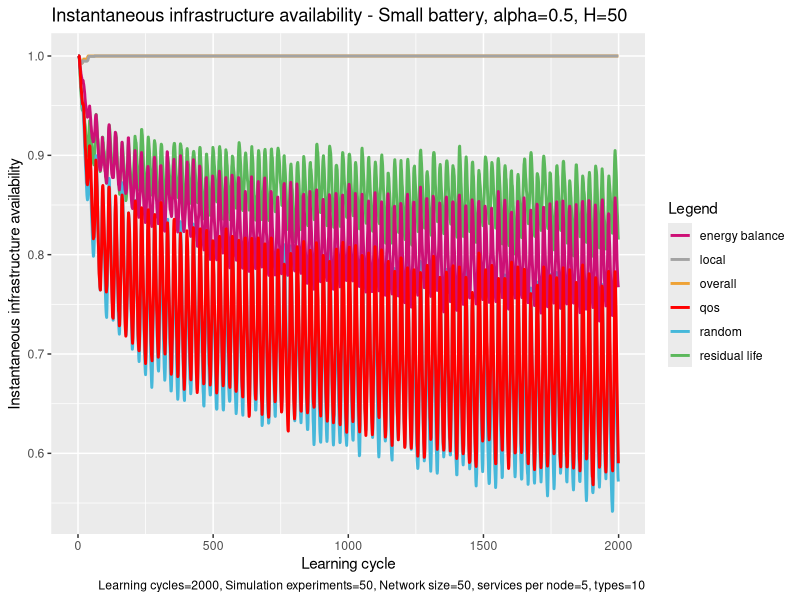

Recreate this plot in R.
# execute all lines: ctrl + shift + enter

library(ggplot2)

# set working directory here
setwd(dirname(rstudioapi::getSourceEditorContext()$path))

overall <- read.table("exp_assembly_overall_energy_template.txt", 
                      header = F,
                      sep = " ",
                      col.names= c("overallx", "overally")
)

random <- read.table("exp_assembly_random.txt", 
                     header = F,
                     sep = " ",
                     col.names= c("randomx", "randomy")
)

res <- read.table("exp_assembly_residual_life_template.txt", 
                  header = F,
                  sep = " ",
                  col.names= c("resx","resy")
)

local <- read.table("exp_assembly_local_energy_template.txt", 
                    header = F,
                    sep = " ",
                    col.names= c("locx","locy")
)

learning <- read.table("exp_assembly_fair_energyBP.txt", 
                          header = F,
                          sep = " ",
                          col.names= c("enx","eny")
)

qos <- read.table("exp_assembly_QoS.txt", 
                       header = F,
                       sep = " ",
                       col.names= c("qosx","qosy")
)


overall_x <- overall$overallx
overall_y <- overall$overally

random_y <- random$randomy
res_y <- res$resy
local_y <- local$locy
energyAware_y <- learning$eny
qos_y <- qos$qosy

head(overall)

colors <- c("overall" = "#EEA236", "residual life" = "#5CB85C", "random" = "#46B8DA", "local"="gray64", "energy balance"="deeppink3", "qos"="#FF0000")

ggplot(data=local, aes(x=overall_x, col = group)) + 
  
  geom_line(aes(y = overall_y, color = "overall"), size = 1) +
  geom_line(aes(y = res_y, color = "residual life"), size = 1) +
  geom_line(aes(y = random_y, color = "random"), size = 1) +
  geom_line(aes(y = local_y, color = "local"), size = 1) +
  geom_line(aes(y = energyAware_y, color = "energy balance"), size = 1) +
  geom_line(aes(y = qos_y, color = "qos"), size = 1) +
  
  labs(x = "Learning cycle",
       y = "Instantaneous infrastructure availability",
       color = "Legend",
       title = "Instantaneous infrastructure availability - Small battery, alpha=0.5, H=50", 
       caption = "Learning cycles=2000, Simulation experiments=50, Network size=50, services per node=5, types=10") +
  
  scale_color_manual(values = colors)
